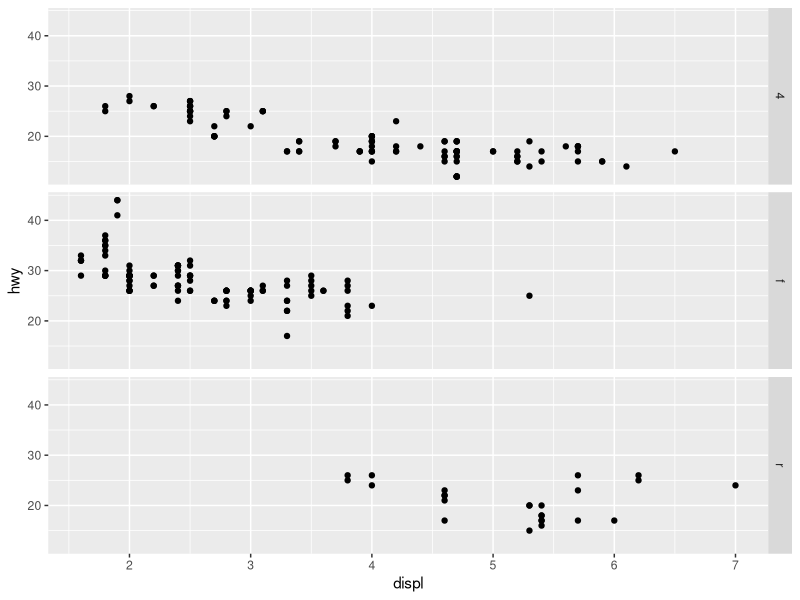

R code for this plot:
# importing libraries
library(tidyverse)
library(ggplot2)

# importing data
mpg = ggplot2::mpg

# faceting in one dimension (row or col)
ggplot(data = mpg) + 
  geom_point(mapping = aes(x = displ, y = hwy)) + 
  facet_grid(drv ~ .)

